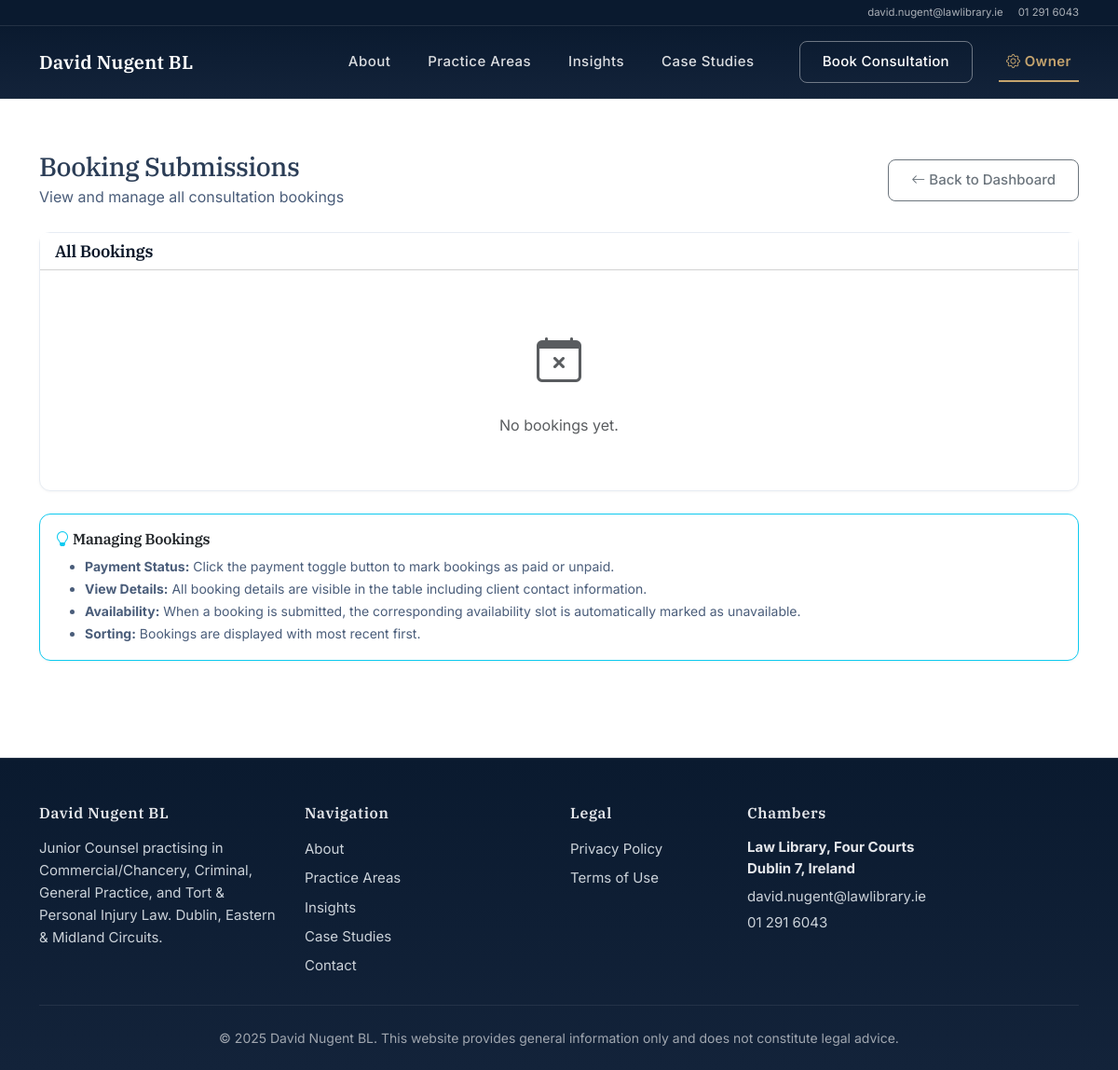
The page /owner/bookings/ (signed in) on the database as committed earlier.
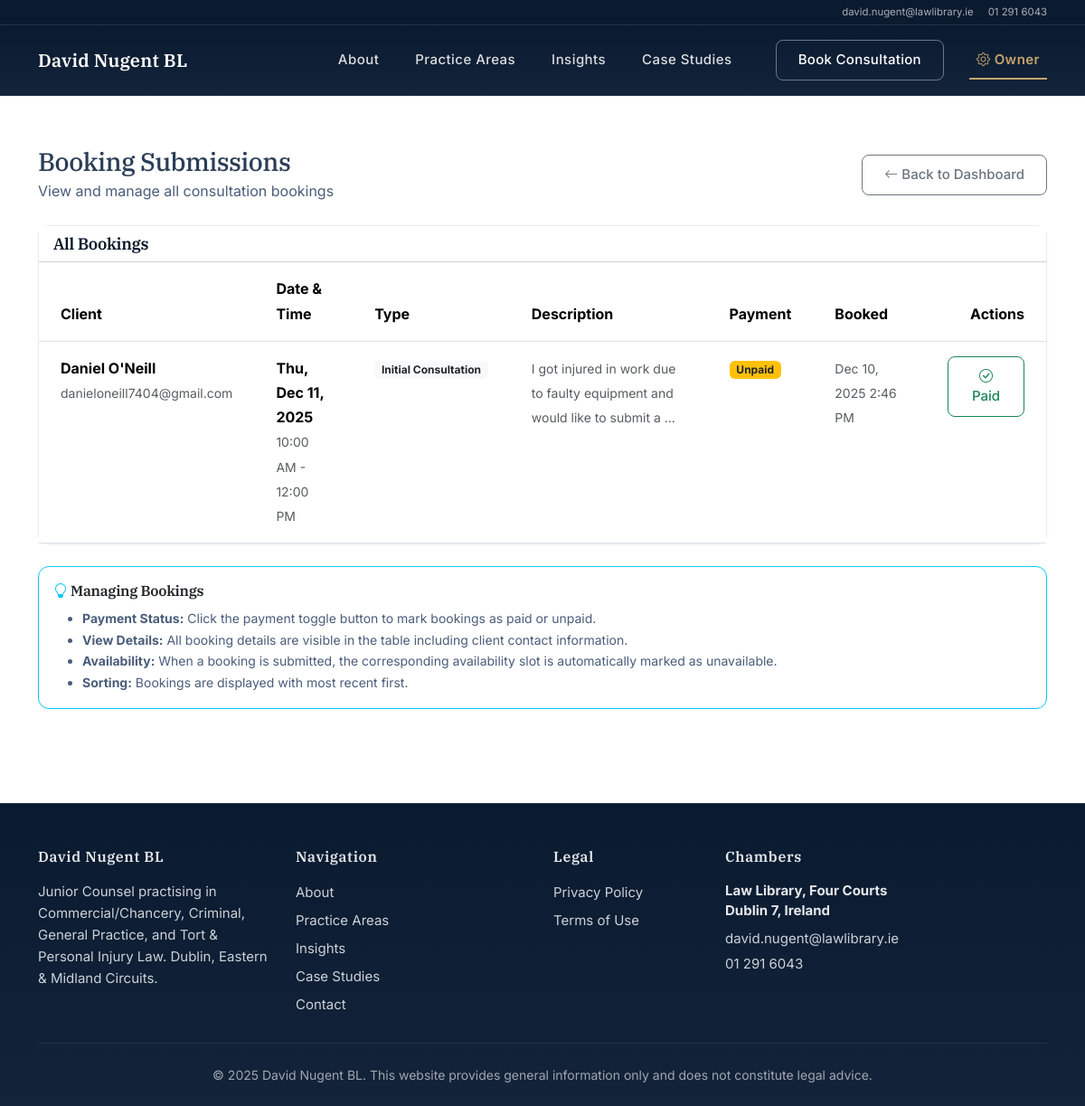
The same page on the database as committed later.
### pages/models.py (models this page shows, shortened)
class BookingSubmission(models.Model):
    slot = models.ForeignKey(
        AvailabilitySlot,
        on_delete=models.CASCADE,
        related_name="bookings",
        help_text="The availability slot being booked"
    )
    name = models.CharField(max_length=120, help_text="Client name")
    email = models.EmailField(help_text="Client email address")
    phone = models.CharField(max_length=50, blank=True, help_text="Client phone number (optional)")
    description = models.TextField(help_text="Brief description of the matter")
    is_paid = models.BooleanField(default=False, help_text="Whether payment has been received")
    created_at = models.DateTimeField(auto_now_add=True)
    class Meta:
        ordering = ['-created_at']
        verbose_name = "Booking Submission"
        verbose_name_plural = "Booking Submissions"

class AvailabilitySlot(models.Model):
    SLOT_TYPE_CHOICES = [
        ('initial', 'Initial Consultation'),
        ('followup', 'Follow-up'),
        ('general', 'General'),
    ]
    date = models.DateField(help_text="Date of availability")
    start_time = models.TimeField(help_text="Start time (e.g., 14:00)")
    end_time = models.TimeField(help_text="End time (e.g., 15:00)")
    slot_type = models.CharField(
        max_length=50,
        choices=SLOT_TYPE_CHOICES,
        default='initial',
        help_text="Type of consultation"
    )
    is_available = models.BooleanField(
        default=True,
        help_text="Whether this slot is currently bookable"
    )
    notes = models.TextField(blank=True, help_text="Internal notes (not visible to public)")
    created_at = models.DateTimeField(auto_now_add=True)
    updated_at = models.DateTimeField(auto_now=True)
    class Meta:
        ordering = ['date', 'start_time']
        verbose_name = "Availability Slot"
        verbose_name_plural = "Availability Slots"

### pages/views.py (the view)
# urls.py: path("owner/bookings/", views.owner_booking_list, name="owner_booking_list"),
@login_required
@user_passes_test(is_staff_user, login_url='/')
def owner_booking_list(request):
    bookings = BookingSubmission.objects.all().select_related('slot')
    return render(request, "SitePages/owner_booking_list.html", {
        "bookings": bookings,
    })

### pages/context_processors.py (called while the page is built)
def assistant_enabled(request):
    return {
        'ASSISTANT_ENABLED': settings.ASSISTANT_ENABLED
    }

### pages/views.py (called while the page is built)
def is_staff_user(user):
    return user.is_authenticated and user.is_staff

### Templates/SitePages/owner_booking_list.html (shortened to what this page needs)
{% extends "base.html" %}
{% block content %}
<section class="py-5 bg-body">
  <div class="container">
    <div class="d-flex justify-content-between align-items-center mb-4">
      <div>
        <h1 class="h3 mb-1">Booking Submissions</h1>
        <p class="text-ink-600 mb-0">View and manage all consultation bookings</p>
      </div>
      <a href="{% url 'owner_dashboard' %}" class="btn btn-outline-secondary">
        <i class="bi bi-arrow-left"></i> Back to Dashboard
      </a>
    </div>
    <div class="card">
      <div class="card-header bg-white">
        <h5 class="mb-0">All Bookings</h5>
      </div>
      <div class="card-body p-0">
        {% if bookings %}
          <div class="table-responsive">
            <table class="table table-hover mb-0">
              <thead class="bg-light">
                <tr>
                  <th class="px-4 py-3">Client</th>
                  <th class="px-4 py-3">Date & Time</th>
                  <th class="px-4 py-3">Type</th>
                  <th class="px-4 py-3">Description</th>
                  <th class="px-4 py-3">Payment</th>
                  <th class="px-4 py-3">Booked</th>
                  <th class="px-4 py-3 text-end">Actions</th>
                </tr>
              </thead>
              <tbody>
                {% for booking in bookings %}
                  <tr>
                    <td class="px-4 py-3">
                      <div>
                        <strong>{{ booking.name }}</strong>
                        <br>
                        <small class="text-muted">{{ booking.email }}</small>
                      </div>
                    </td>
                    <td class="px-4 py-3">
                      <strong>{{ booking.slot.date|date:"D, M j, Y" }}</strong>
                      <br>
                      <small class="text-muted">
                        {{ booking.slot.start_time|time:"g:i A" }} - {{ booking.slot.end_time|time:"g:i A" }}
                      </small>
                    </td>
                    <td class="px-4 py-3">
                      <span class="badge bg-light text-dark">{{ booking.slot.get_slot_type_display }}</span>
                    </td>
                    <td class="px-4 py-3">
                      <small class="text-muted">{{ booking.description|truncatewords:15 }}</small>
                    </td>
                    <td class="px-4 py-3">
                      {% if booking.is_paid %}
                        <span class="badge bg-success">Paid</span>
                      {% else %}
                        <span class="badge bg-warning text-dark">Unpaid</span>
                      {% endif %}
                    </td>
                    <td class="px-4 py-3">
                      <small class="text-muted">{{ booking.created_at|date:"M j, Y g:i A" }}</small>
                    </td>
                    <td class="px-4 py-3 text-end">
                      <form method="post" action="{% url 'owner_booking_toggle_paid' booking.pk %}" class="d-inline">
                        <button type="submit"
                                class="btn btn-sm {% if booking.is_paid %}btn-outline-warning{% else %}btn-outline-success{% endif %}"
                                title="{% if booking.is_paid %}Mark as unpaid{% else %}Mark as paid{% endif %}">
                          <i class="bi {% if booking.is_paid %}bi-x-circle{% else %}bi-check-circle{% endif %}"></i>
                          {% if booking.is_paid %}Unpaid{% else %}Paid{% endif %}
                        </button>
                      </form>
                    </td>
                  </tr>
                {% endfor %}
              </tbody>
            </table>
          </div>
        {% else %}
          <div class="text-center py-5">
            <i class="bi bi-calendar-x text-muted" style="font-size: 3rem;"></i>
            <p class="text-muted mt-3 mb-0">No bookings yet.</p>
          </div>
        {% endif %}
      </div>
    </div>
    <div class="card mt-4 border-info">
      <div class="card-body">
        <h6 class="card-title">
          <i class="bi bi-lightbulb text-info"></i> Managing Bookings
        </h6>
        <ul class="mb-0 text-ink-600 small">
          <li><strong>Payment Status:</strong> Click the payment toggle button to mark bookings as paid or unpaid.</li>
          <li><strong>View Details:</strong> All booking details are visible in the table including client contact information.</li>
          <li><strong>Availability:</strong> When a booking is submitted, the corresponding availability slot is automatically marked as unavailable.</li>
          <li><strong>Sorting:</strong> Bookings are displayed with most recent first.</li>
        </ul>
      </div>
    </div>
  </div>
</section>
{% endblock %}

### Templates/base.html (shortened to what this page needs)
{% load static %}
<!doctype html>
<html lang="en">
<head>
  <link href="https://cdn.jsdelivr.net/npm/bootstrap@5.3.3/dist/css/bootstrap.min.css" rel="stylesheet">
  <link href="https://cdn.jsdelivr.net/npm/bootstrap-icons@1.11.3/font/bootstrap-icons.css" rel="stylesheet">
  <link href="{% static 'css/site.css' %}" rel="stylesheet">
  <link href="{% static 'css/assistant.css' %}" rel="stylesheet">
</head>
<body class="bg-body">
  <div class="topbar-refined py-1 border-bottom border-opacity-25">
    <div class="container-xl d-flex justify-content-end gap-3">
      <span class="small">david.nugent@lawlibrary.ie</span>
      <span class="small">01 291 6043</span>
    </div>
  </div>
  <nav class="navbar navbar-expand-lg navbar-dark premium-navbar py-3 sticky-top">
    <div class="container-xl">
      <a class="navbar-brand fw-semibold premium-brand" href="/">David Nugent BL</a>
      <div class="collapse navbar-collapse" id="nav">
        <ul class="navbar-nav ms-auto align-items-lg-center gap-lg-4">
          <li class="nav-item"><a class="nav-link {% if request.path == '/about/' %}active{% endif %}" href="/about/">About</a></li>
          <li class="nav-item"><a class="nav-link {% if request.path == '/practice-areas/' %}active{% endif %}" href="/practice-areas/">Practice Areas</a></li>
          <li class="nav-item"><a class="nav-link {% if '/blog/' in request.path %}active{% endif %}" href="/blog/">Insights</a></li>
          <li class="nav-item"><a class="nav-link {% if '/cases/' in request.path %}active{% endif %}" href="/cases/">Case Studies</a></li>
          <li class="nav-item ms-lg-3 mt-3 mt-lg-0">
            <a class="btn btn-outline-light premium-cta" href="/book/">Book Consultation</a>
          </li>
          {% if user.is_authenticated and user.is_staff %}
          <li class="nav-item ms-lg-1">
            <a class="nav-link {% if 'owner' in request.path %}active{% endif %}" href="{% url 'owner_dashboard' %}"><i class="bi bi-gear"></i> Owner</a>
          </li>
          {% endif %}
        </ul>
      </div>
    </div>
  </nav>
  <main>{% block content %}{% endblock %}</main>
  <footer class="premium-footer mt-5 pt-5 pb-4">
    <div class="container-xl">
      <div class="row gy-4">
        <div class="col-lg-3 col-md-6">
          <h3 class="footer-heading mb-3">David Nugent BL</h3>
          <p class="footer-text mb-0">Junior Counsel practising in Commercial/Chancery, Criminal, General Practice, and Tort & Personal Injury Law. Dublin, Eastern & Midland Circuits.</p>
        </div>
        <div class="col-lg-3 col-md-6">
          <h4 class="footer-heading mb-3">Navigation</h4>
          <ul class="list-unstyled mb-0">
            <li><a href="/about/" class="footer-link">About</a></li>
            <li><a href="/practice-areas/" class="footer-link">Practice Areas</a></li>
            <li><a href="/blog/" class="footer-link">Insights</a></li>
            <li><a href="/cases/" class="footer-link">Case Studies</a></li>
            <li><a href="/contact/" class="footer-link">Contact</a></li>
          </ul>
        </div>
        <div class="col-lg-2 col-md-6">
          <h4 class="footer-heading mb-3">Legal</h4>
          <ul class="list-unstyled mb-0">
            <li><a href="/privacy/" class="footer-link">Privacy Policy</a></li>
            <li><a href="/terms/" class="footer-link">Terms of Use</a></li>
          </ul>
        </div>
        <div class="col-lg-4 col-md-6">
          <h4 class="footer-heading mb-3">Chambers</h4>
          <div class="footer-contact">
            <p class="mb-2">
              <strong>Law Library, Four Courts<br>Dublin 7, Ireland</strong>
            </p>
            <p class="mb-1">
              <a href="mailto:david.nugent@lawlibrary.ie" class="footer-link">david.nugent@lawlibrary.ie</a>
            </p>
            <p class="mb-0">
              <a href="tel:012916043" class="footer-link">01 291 6043</a>
            </p>
          </div>
        </div>
      </div>
      <hr class="footer-divider my-4">
      <div class="text-center footer-legal">
        <p class="small mb-0">© {% now "Y" %} David Nugent BL. This website provides general information only and does not constitute legal advice.</p>
      </div>
    </div>
  </footer>
</body>
</html>

### Templates/includes/assistant.html (shortened to what this page needs)
{% load static %}

### static/css/site.css (style rules this page uses)
:root { --navy-900:#0a1628; --navy-800:#0f1f35; --navy-700:#1a2f4a; --navy-600:#264261; --ink-700:#2b3d56; --ink-600:#4a5d7a; --ink-500:#6b7a93; --ink-400:#8b98ae; --cta:#2878e8; --cta-hover:#1a66d1; --bg:#fafbfd; --white:#ffffff; --border-light:#e7ecf3; --border-lighter:#f1f4f8; }
html { scroll-behavior: smooth; }
body { font-family: 'Inter', -apple-system, BlinkMacSystemFont, 'Segoe UI', sans-serif; font-size: 16px; line-height: 1.7; color: var(--ink-700); -webkit-font-smoothing: antialiased; -moz-osx-font-smoothing: grayscale; }
body.bg-body { background: var(--bg); }
h1, h2, h3, h4, h5, h6, .display-1, .display-2, .display-3, .display-4, .display-5, .display-6 { font-family: 'IBM Plex Serif', Georgia, serif; font-weight: 600; letter-spacing: -0.02em; color: var(--navy-900); line-height: 1.3; }
h1 { font-size: 2.25rem; font-weight: 600; }
h3 { font-size: 1.5rem; font-weight: 600; }
h4 { font-size: 1.25rem; font-weight: 600; }
h5 { font-size: 1.125rem; font-weight: 600; }
h6 { font-size: 1rem; font-weight: 600; }
p { margin-bottom: 1.25rem; line-height: 1.6; }
.text-ink-600 { color: var(--ink-600); }
.topbar-refined { background: #0A1A2F; color: rgba(255, 255, 255, 0.7); font-size: 0.8125rem; border-color: rgba(255, 255, 255, 0.1) !important; }
.topbar-refined span { color: rgba(255, 255, 255, 0.65); font-weight: 400; }
.premium-navbar { background: linear-gradient(to bottom, #0A1A2F, #13233A); border-bottom: 1px solid rgba(255, 255, 255, 0.08); }
.premium-brand { font-family: 'IBM Plex Serif', serif; font-weight: 600; font-size: 1.25rem; letter-spacing: 0.01em; color: #fff; transition: opacity 0.2s ease; }
.premium-navbar .nav-link { color: rgba(255, 255, 255, 0.85); font-weight: 500; font-size: 0.9375rem; padding: 0.5rem 0.75rem; transition: all 0.2s ease; letter-spacing: 0.03em; position: relative; border-bottom: 2px solid transparent; }
.premium-navbar .nav-link.active { color: #C5A46E !important; border-bottom-color: #C5A46E; font-weight: 600; }
.premium-cta { border-radius: 4px; padding: 0.5rem 1.25rem; border: 1px solid rgba(255, 255, 255, 0.4); color: #fff; font-weight: 500; font-size: 0.9375rem; letter-spacing: 0.02em; transition: all 0.2s ease; }
.btn { font-weight: 500; font-size: 0.9375rem; padding: 0.625rem 1.5rem; border-radius: 0.5rem; transition: all 0.2s ease; }
.btn-outline-light { border-width: 1.5px; font-weight: 500; }
.py-5 { padding-top: 3.5rem!important; padding-bottom: 3.5rem!important; }
.card { border: 1px solid var(--border-light); border-radius: 0.75rem; box-shadow: 0 1px 3px rgba(0,0,0,.04); }
.premium-footer { background: linear-gradient(to bottom, #0A1A2F, #13233A); border-top: 1px solid rgba(255, 255, 255, 0.08); }
.footer-heading { font-family: 'IBM Plex Serif', Georgia, serif; font-size: 1rem; font-weight: 600; letter-spacing: 0.04em; color: #E5E7EB; text-transform: none; }
.footer-text { color: #CBD2D9; font-size: 0.9375rem; line-height: 1.6; }
.footer-link { color: #CBD2D9; text-decoration: none; font-size: 0.9375rem; display: block; margin-bottom: 0.35rem; transition: color 0.15s ease; }
.footer-contact p { color: #CBD2D9; font-size: 0.9375rem; line-height: 1.5; }
.footer-contact strong { color: #E5E7EB; }
.footer-divider { border-color: rgba(255, 255, 255, 0.08); opacity: 1; margin-top: 2.5rem; margin-bottom: 2rem; }
.footer-legal { color: rgba(255, 255, 255, 0.6); }
.footer-legal p { line-height: 1.5; }

Rows that differ between the two databases and show on the page:
added BookingSubmission: name "Daniel O'Neill", email "danieloneill7404@gmail.com", slot "Thu, Dec 11, 2025", slot.start_time "10:00 AM", slot.end_time "12:00 PM", slot.slot_type "Initial Consultation", description "I got injured in work due to faulty equipment and would like to submit a …", is_paid "Unpaid", created_at "Dec 10, 2025 2:46 PM"
Other text that changed with them:
text no longer shown: "No bookings yet."
text now shown: "Client Date & Time Type Description Payment Booked Actions"
